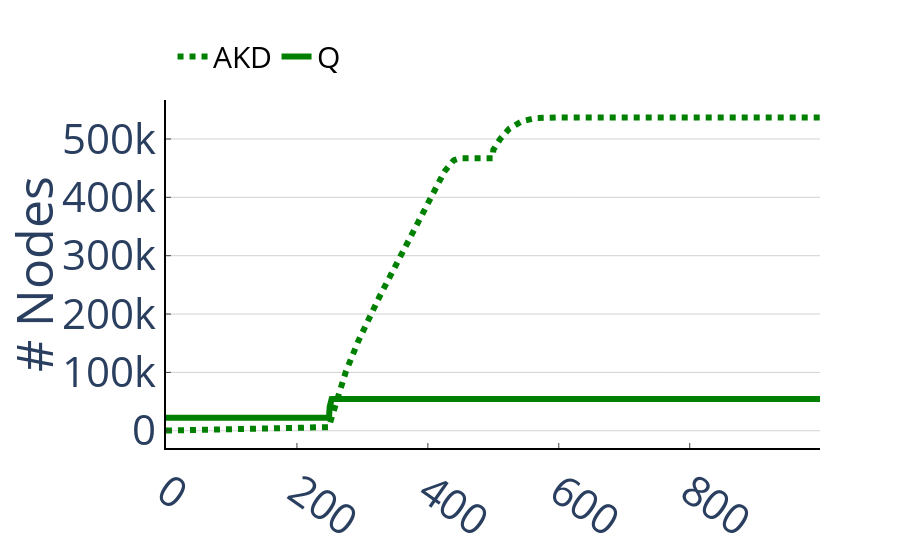

Notebook cell for this chart:
### Code cell
a = number_of_nodes('Periodic8', ['CrackingKDTree', 'Quasii'])
a.update_layout(legend_orientation="h", legend=dict(x=.01, y=1.2))
a.update_xaxes(tickangle=35)
save_figure(a, 'total_response_time_number_of_nodes.pdf')
a

### Figure 1 — Plotly figure (JSON) as saved in the notebook; plotly's stock layout.template omitted (floating-point values rounded to 4 significant figures; data arrays with more than 128 entries replaced by an {"elided": "..."} marker saying what was removed)
{"data": [{"line": {"dash": "dot", "width": 6}, "marker": {"color": "green"}, "mode": "lines", "name": "AKD", "type": "scatter", "x": {"elided": "1000 int values"}, "y": {"elided": "1000 int values"}}, {"line": {"dash": "solid", "width": 6}, "marker": {"color": "green"}, "mode": "lines", "name": "Q", "type": "scatter", "x": {"elided": "1000 int values"}, "y": {"elided": "1000 int values"}}], "layout": {"font": {"size": 42}, "legend": {"font": {"color": "black", "size": 30}, "orientation": "h", "x": 0.01, "y": 1.2}, "plot_bgcolor": "rgba(0,0,0,0)", "showlegend": true, "xaxis": {"linecolor": "black", "linewidth": 2, "showline": true, "tickangle": 35, "ticklen": 5, "ticks": "inside", "zeroline": true}, "yaxis": {"gridcolor": "lightgrey", "gridwidth": 1, "linecolor": "black", "linewidth": 2, "showgrid": true, "showline": true, "ticklen": 5, "ticks": "inside", "title": {"text": "# Nodes"}, "zeroline": false, "zerolinecolor": "rgba(0, 0, 0, 0)"}}}
